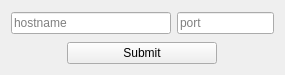
<?xml version="1.0" encoding="UTF-8"?>
<ui version="4.0">
 <class>Form</class>
 <widget class="QWidget" name="Form">
  <property name="geometry">
   <rect>
    <x>0</x>
    <y>0</y>
    <width>285</width>
    <height>75</height>
   </rect>
  </property>
  <property name="windowTitle">
   <string>Form</string>
  </property>
  <layout class="QVBoxLayout" name="verticalLayout_2">
   <item>
    <layout class="QVBoxLayout" name="verticalLayout">
     <property name="bottomMargin">
      <number>0</number>
     </property>
     <item>
      <widget class="QFrame" name="horizontalFrame">
       <property name="sizePolicy">
        <sizepolicy hsizetype="Expanding" vsizetype="Expanding">
         <horstretch>0</horstretch>
         <verstretch>0</verstretch>
        </sizepolicy>
       </property>
       <layout class="QHBoxLayout" name="horizontalLayout">
        <property name="leftMargin">
         <number>0</number>
        </property>
        <property name="topMargin">
         <number>0</number>
        </property>
        <property name="rightMargin">
         <number>0</number>
        </property>
        <property name="bottomMargin">
         <number>0</number>
        </property>
        <item alignment="Qt::AlignHCenter">
         <widget class="QLineEdit" name="hostnameLineEdit">
          <property name="sizePolicy">
           <sizepolicy hsizetype="Minimum" vsizetype="Fixed">
            <horstretch>0</horstretch>
            <verstretch>0</verstretch>
           </sizepolicy>
          </property>
          <property name="minimumSize">
           <size>
            <width>160</width>
            <height>0</height>
           </size>
          </property>
          <property name="placeholderText">
           <string>hostname</string>
          </property>
         </widget>
        </item>
        <item alignment="Qt::AlignHCenter">
         <widget class="QLineEdit" name="portLineEdit">
          <property name="sizePolicy">
           <sizepolicy hsizetype="Minimum" vsizetype="Fixed">
            <horstretch>0</horstretch>
            <verstretch>0</verstretch>
           </sizepolicy>
          </property>
          <property name="minimumSize">
           <size>
            <width>80</width>
            <height>0</height>
           </size>
          </property>
          <property name="placeholderText">
           <string>port</string>
          </property>
         </widget>
        </item>
       </layout>
      </widget>
     </item>
     <item alignment="Qt::AlignHCenter">
      <widget class="QPushButton" name="submitButton">
       <property name="minimumSize">
        <size>
         <width>150</width>
         <height>0</height>
        </size>
       </property>
       <property name="text">
        <string>Submit</string>
       </property>
      </widget>
     </item>
    </layout>
   </item>
  </layout>
 </widget>
 <resources/>
 <connections/>
</ui>
